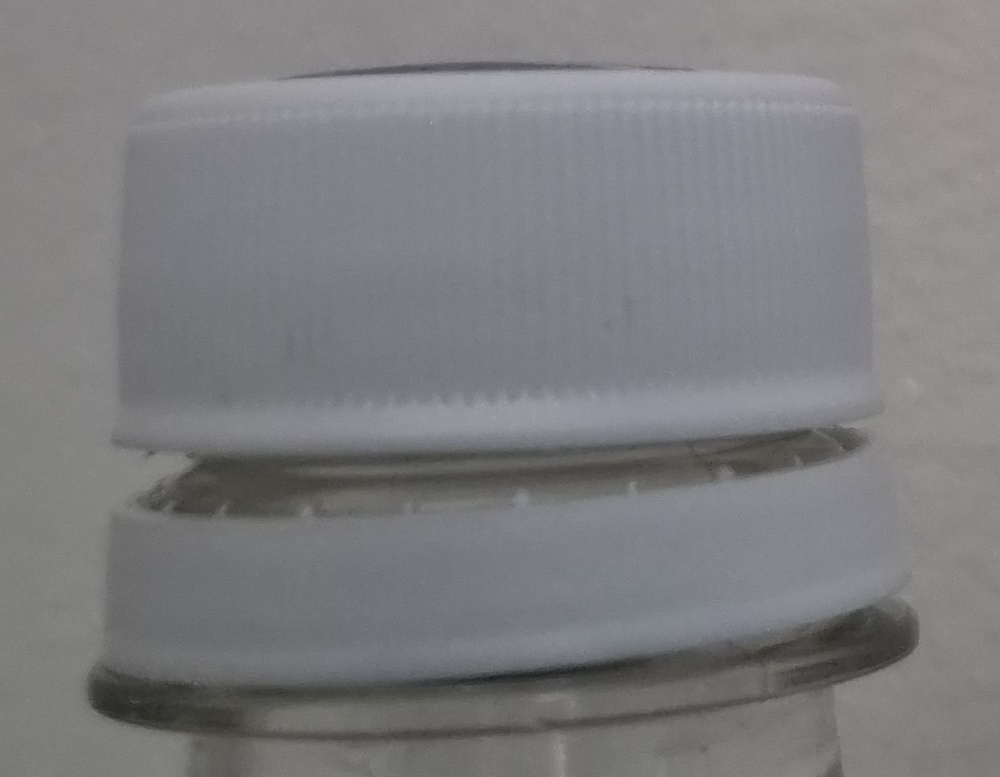
#> input picture sub9/samples/day02/dark.jpg, 1000 x 777 px, found by its file name
$ python 11_gamma.py
#> lines starting #> are read from the running program, lines starting #| are printed output that depends on the picture
from pathlib import Path

import cv2
import numpy as np


# --------------------------------------------------
# 사용할 이미지 경로
# --------------------------------------------------

reference_path = Path(
    "samples/day02/challenge.jpg"
)

dark_path = Path(
    "samples/day02/dark.jpg"
)

output_dir = Path(
    "outputs/day02/gamma"
)

output_dir.mkdir(
    parents=True,
    exist_ok=True,
)


# --------------------------------------------------
# dark.jpg 확인
# --------------------------------------------------

image = cv2.imread(
    str(dark_path)
)
#> image is the input picture: shape (777, 1000, 3); mean B, G, R 127.3, 125, 125.1


# dark.jpg가 없다면
# 기준 ROI 이미지에서 자동으로 생성
if image is None:

    print(
        "dark.jpg가 없어 기준 이미지에서 생성합니다."
    )

    reference = cv2.imread(
        str(reference_path)
    )

    if reference is None:
        raise FileNotFoundError(
            f"기준 이미지를 읽지 못했습니다: "
            f"{reference_path}"
        )

    image = cv2.convertScaleAbs(
        reference,
        alpha=0.55,
        beta=0,
    )

    cv2.imwrite(
        str(dark_path),
        image,
    )

    print(
        "문제 이미지 생성:",
        dark_path,
    )


# --------------------------------------------------
# Gamma Correction 함수
# --------------------------------------------------

def adjust_gamma(
    source: np.ndarray,
    gamma: float,
) -> np.ndarray:

    if gamma <= 0:
        raise ValueError(
            "gamma는 0보다 커야 합니다."
        )

    inv_gamma = 1.0 / gamma

    table = np.array(
        [
            (
                (value / 255.0)
                ** inv_gamma
            ) * 255
            for value in np.arange(256)
        ],
        dtype=np.uint8,
    )

    return cv2.LUT(
        source,
        table,
    )


# --------------------------------------------------
# 여러 Gamma 값 비교
# --------------------------------------------------

gamma_values = [
    0.6,
    0.8,
    1.0,
    1.2,
    1.5,
    2.0,
]


for gamma in gamma_values:

    result = adjust_gamma(
        image,
        gamma,
    )

    output_path = (
        output_dir
        / f"gamma_{gamma}.jpg"
    )

    cv2.imwrite(
        str(output_path),
        result,
    )

    print(
        "저장:",
        output_path,
    )
#> this loop made 6 passes
#> pass 1, `result = adjust_gamma( image, gamma, )`:
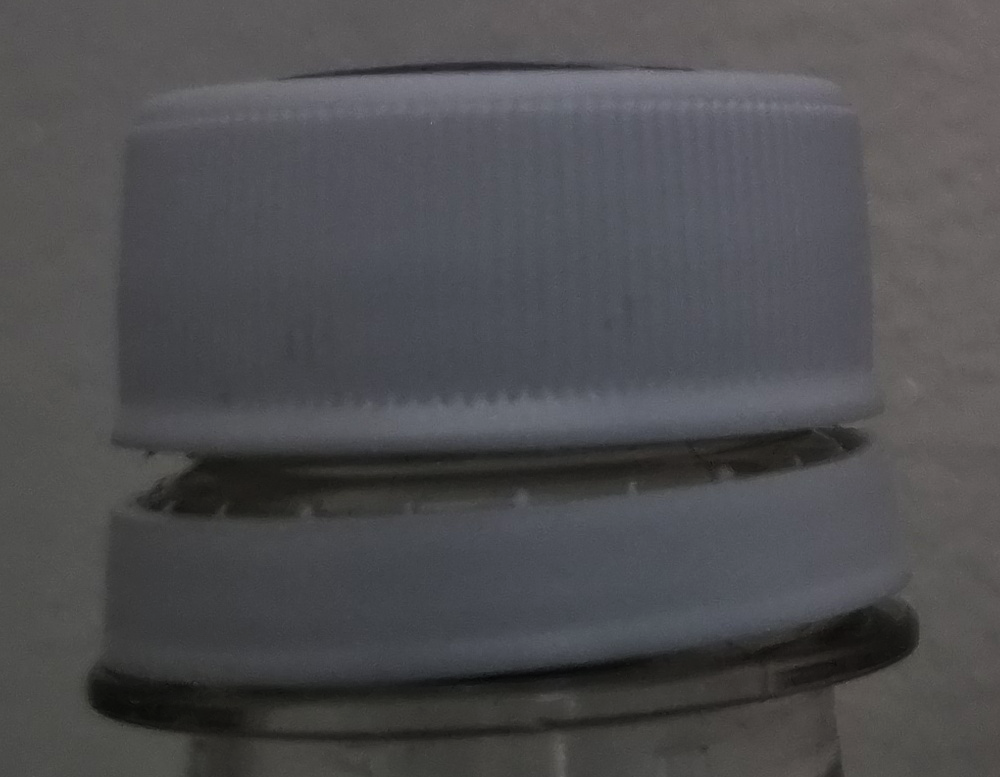
#> result: shape (777, 1000, 3); mean B, G, R 80.9, 78.2, 78.3
#> pass 2, `result = adjust_gamma( image, gamma, )`:
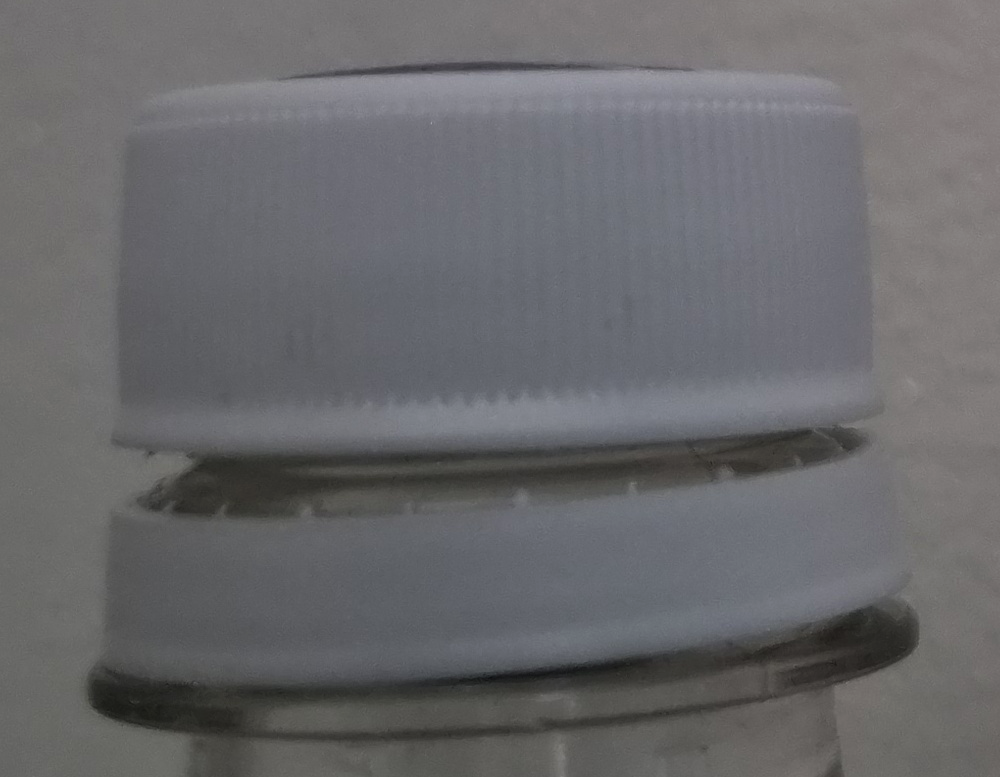
#> result: shape (777, 1000, 3); mean B, G, R 107.1, 104.5, 104.7
